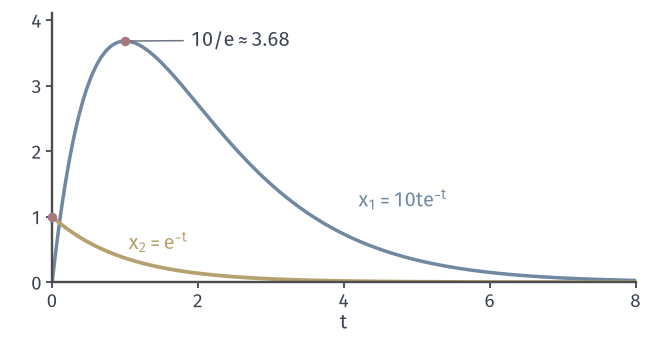

Python code for this plot:
from pathlib import Path
import sys
ROOT = next(p for p in Path(__file__).resolve().parents if (p/'build.sh').is_file() and (p/'tex/book.tex').is_file())
sys.path.insert(0, str(ROOT/'figures/06-differential-equations/01-ordinary-differential-equations/matplotlib/lde-common'))
from lde_common import *
HERE = Path(__file__).resolve().parent
# 目标：A=[[-1,10],[0,-1]]，x0=(0,1)：两个特征值都是 -1，x1=10 t e^-t 先升后降。
fig, ax = figure(width_mm=92, height_mm=48)
panel(fig, .08, .975, .96, .17)
t = np.linspace(0, 8, 500)
ax.plot(t, 10*t*np.exp(-t), color=BLUE, lw=MAIN)
ax.plot(t, np.exp(-t), color=YELLOW, lw=1.5)
ax.plot([0], [1], 'o', ms=3.8, color=RED, mew=0, clip_on=False, zorder=5)
ax.plot([1], [10/np.e], 'o', ms=3.8, color=RED, mew=0, zorder=5)
ax.annotate('$10/\\mathrm{e}\\approx 3.68$', xy=(1, 10/np.e), xytext=(1.9, 3.6), color=INK, arrowprops=dict(arrowstyle='-', color=MUTED, lw=.6, shrinkA=1, shrinkB=2))
ax.text(4.2, 1.15, '$x_1=10t\\mathrm{e}^{-t}$', color=BLUE); ax.text(1.05, .5, '$x_2=\\mathrm{e}^{-t}$', color=YELLOW)
ax.set_xlim(0, 8); ax.set_ylim(0, 4.1); ax.set_xticks([0, 2, 4, 6, 8]); ax.set_yticks([0, 1, 2, 3, 4]); label(ax, '$t$', '')
save(fig, HERE, 'figure', {'A': [[-1, 10], [0, -1]], 'x0': [0, 1], 'peak': [1, 10/np.e]})
